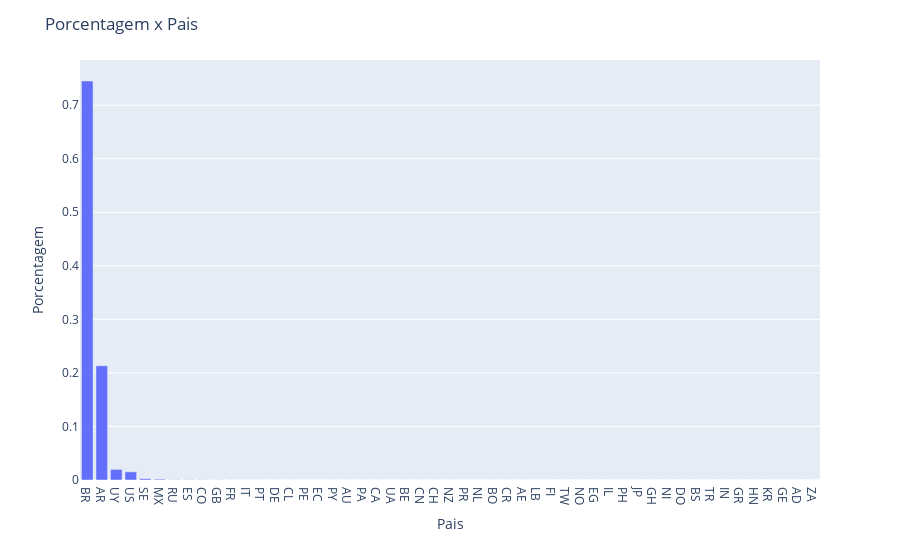

Notebook code for this chart:
### Markdown cell above
Similarly, the majority of frauds are allocated in categories 4 and 2. Now, let's examine the cardinality of the `country` variable.

### Code cell
## count the percentage of samples in each contry (pais), and plot a bar chart using plotly
fig = px.bar(
    df['pais'].value_counts(normalize=True).reset_index(),
    x='index',
    y='pais',
    labels={'index': 'Pais', 'pais': 'Porcentagem'},
)

fig.update_layout(
    xaxis_title="Pais",
    yaxis_title="Porcentagem",
    title="Porcentagem x Pais"
)

fig.show()

### Figure 1 — Plotly figure (JSON) as saved in the notebook; plotly's stock layout.template omitted (floating-point values rounded to 4 significant figures)
{"data": [{"alignmentgroup": "True", "hovertemplate": "Pais=%{x}<br>Porcentagem=%{y}<extra></extra>", "legendgroup": "", "marker": {"color": "#636efa", "pattern": {"shape": ""}}, "name": "", "offsetgroup": "", "orientation": "v", "showlegend": false, "textposition": "auto", "type": "bar", "x": ["BR", "AR", "UY", "US", "SE", "MX", "RU", "ES", "CO", "GB", "FR", "IT", "PT", "DE", "CL", "PE", "EC", "PY", "AU", "PA", "CA", "UA", "BE", "CN", "CH", "NZ", "PR", "NL", "BO", "CR", "AE", "LB", "FI", "TW", "NO", "EG", "IL", "PH", "JP", "GH", "NI", "DO", "BS", "TR", "IN", "GR", "HN", "KR", "GE", "AD", "ZA"], "xaxis": "x", "y": [0.7452, 0.2134, 0.01981, 0.01517, 0.00239, 0.001575, 0.0004873, 0.0004606, 0.0004272, 0.000287, 0.0001202, 9.345e-05, 8.678e-05, 6.008e-05, 6.008e-05, 3.338e-05, 2.67e-05, 2.67e-05, 2.003e-05, 2.003e-05, 2.003e-05, 2.003e-05, 2.003e-05, 2.003e-05, 2.003e-05, 2.003e-05, 1.335e-05, 1.335e-05, 1.335e-05, 1.335e-05, 1.335e-05, 1.335e-05, 6.675e-06, 6.675e-06, 6.675e-06, 6.675e-06, 6.675e-06, 6.675e-06, 6.675e-06, 6.675e-06, 6.675e-06, 6.675e-06, 6.675e-06, 6.675e-06, 6.675e-06, 6.675e-06, 6.675e-06, 6.675e-06, 6.675e-06, 6.675e-06, 6.675e-06], "yaxis": "y"}], "layout": {"barmode": "relative", "legend": {"tracegroupgap": 0}, "margin": {"t": 60}, "title": {"text": "Porcentagem x Pais"}, "xaxis": {"anchor": "y", "domain": [0, 1], "title": {"text": "Pais"}}, "yaxis": {"anchor": "x", "domain": [0, 1], "title": {"text": "Porcentagem"}}}}
